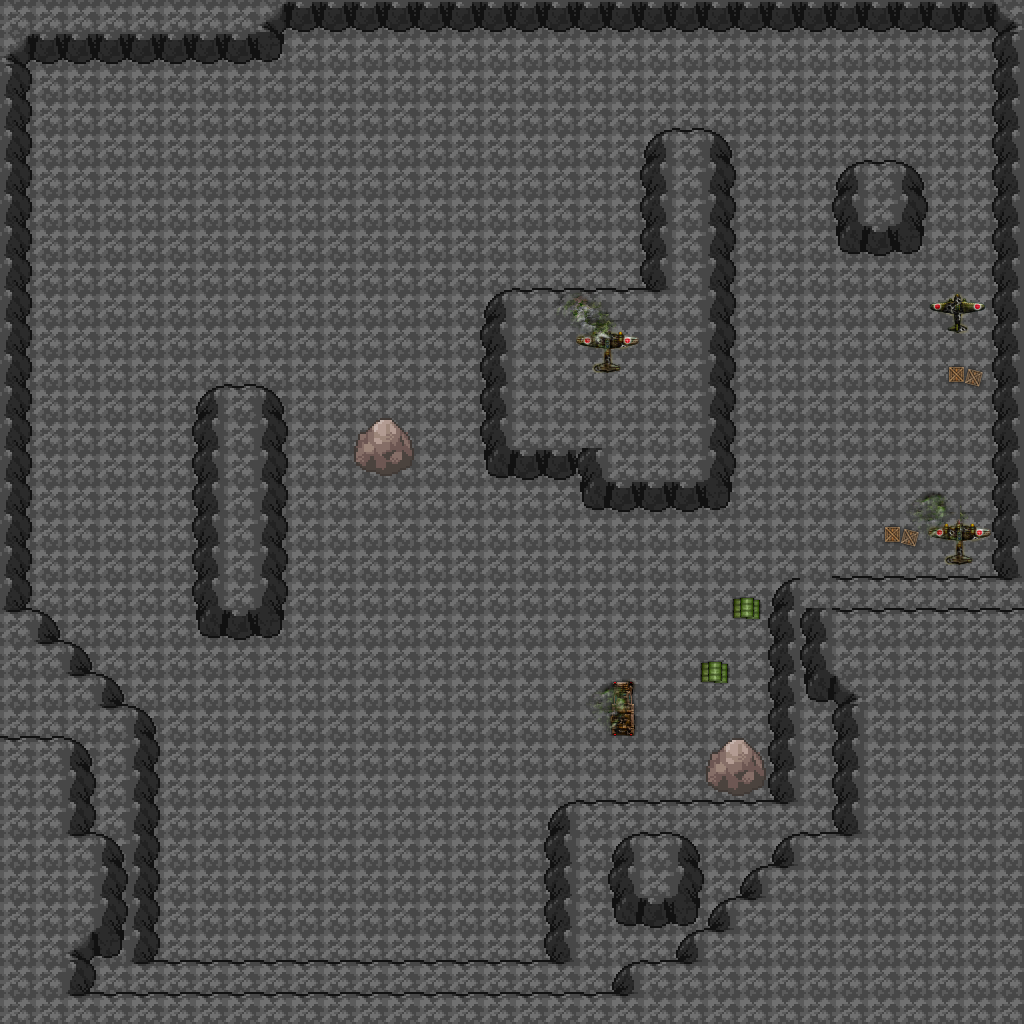

A level layout from a 2D game, rendered from its tile map. Below: a short description, then the map file with tile-grid data replaced by summaries:
An orthogonal 32x32 tile map with 32x32 px tiles, 3 tile layers (Tile Layer 1, Collision, WalkBehind), 2 tilesets and 26 objects.

<map version="1.4" tiledversion="2020.10.30" orientation="orthogonal" renderorder="right-down" width="32" height="32" tilewidth="32" tileheight="32" infinite="0" nextlayerid="5" nextobjectid="27">
 <tileset firstgid="1" name="Cliffs1" tilewidth="32" tileheight="32" tilecount="400" columns="8">
  <image source="Cliffs1.png" width="256" height="1600" />
 </tileset>
 <tileset firstgid="401" name="07-irregular-tiles" tilewidth="32" tileheight="32" tilecount="512" columns="16">
  <image source="07-irregular-tiles.png" width="512" height="1024" />
 </tileset>
 <layer id="1" name="Tile Layer 1" width="32" height="32">
  <data>[1024 cells, 1024 non-empty, 1 distinct tile ids]</data>
 </layer>
 <layer id="2" name="Collision" width="32" height="32">
  <data>[1024 cells, 280 non-empty, 25 distinct tile ids]</data>
 </layer>
 <layer id="3" name="WalkBehind" width="32" height="32">
  <data>[1024 cells, 32 non-empty, 20 distinct tile ids]</data>
 </layer>
 <objectgroup id="4" name="Collision2" opacity="0.99">
  <object id="1" x="570" y="316" width="74" height="57">
   <ellipse />
  </object>
  <object id="2" x="845" y="163" width="70" height="85" />
  <object id="3" x="214" y="384" width="51" height="253" />
  <object id="4" x="269" y="392" width="14" height="245" />
  <object id="5" x="195" y="394" width="17" height="243" />
  <object id="6" x="358" y="425" width="55" height="49" />
  <object id="7" x="703" y="665" width="22" height="16" />
  <object id="8" x="736" y="599" width="23" height="17" />
  <object id="9" x="884" y="524" width="36" height="20" />
  <object id="10" x="777" y="586" width="74" height="213" />
  <object id="11" x="551" y="806" width="452" height="199" />
  <object id="12" x="6" y="613" width="128" height="349" />
  <object id="13" x="4" y="962" width="545" height="58" />
  <object id="14" x="488" y="302" width="245" height="163" />
  <object id="15" x="582" y="470" width="147" height="34" />
  <object id="16" x="653" y="137" width="78" height="159" />
  <object id="17" x="926" y="297" width="59" height="15" />
  <object id="18" x="954" y="319" width="7" height="16" />
  <object id="19" x="946" y="368" width="37" height="20" />
  <object id="20" x="1" y="2" width="279" height="51" />
  <object id="21" x="286" y="3" width="720" height="22" />
  <object id="22" x="1" y="57" width="27" height="554" />
  <object id="23" x="859" y="581" width="149" height="31" />
  <object id="24" x="495" y="291" width="159" height="9" />
  <object id="25" x="644" y="139" width="10" height="152" />
  <object id="26" x="708" y="743" width="57" height="51" />
 </objectgroup>
</map>
